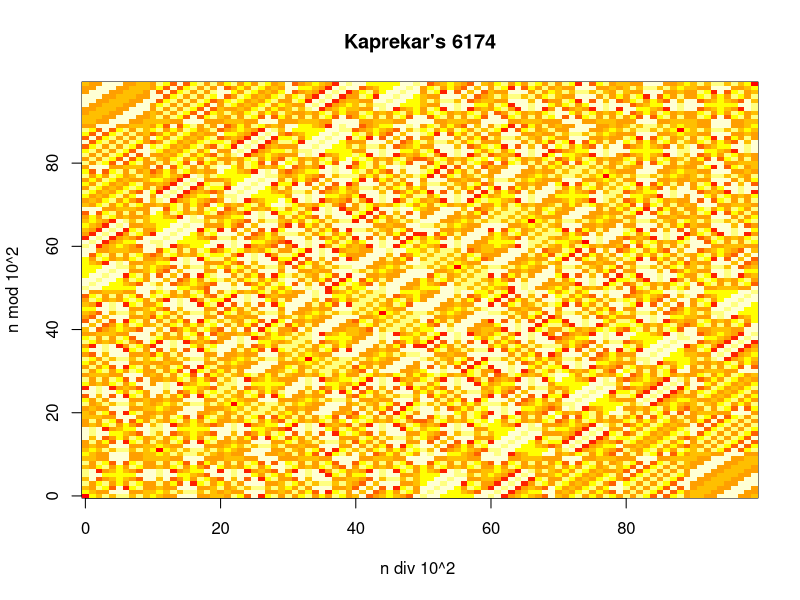
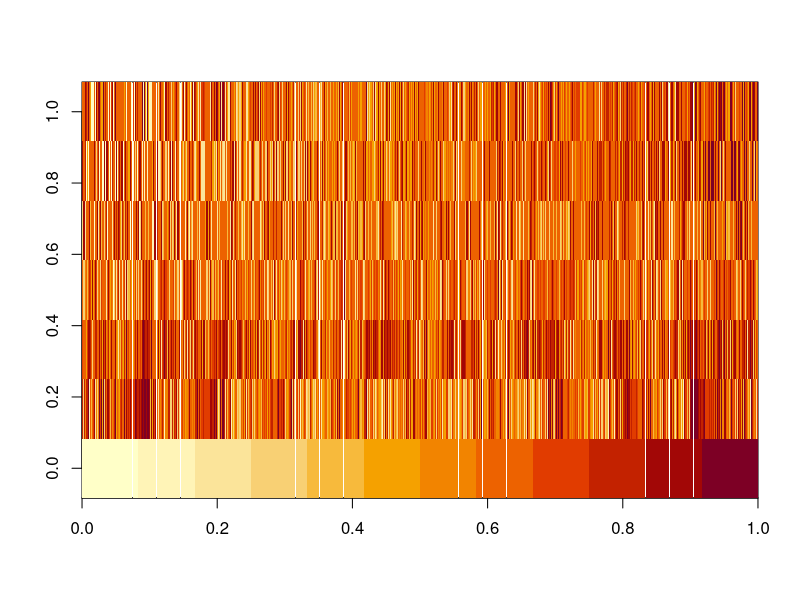

R code for these plots, in order:
INT2DIGITS <- function(n,b)          #Function to create Integer into Digits
{
  d <- c()
  while(n!=0)
  {
    d <- append(d,as.integer(n%%b))
    n <- as.integer(n/b)
  }
  return(d)
}

DIGITS2INT <- function(d,b)     #Function to create Digits into Integers 
{
  n <- 0
  
  for(i in 1:length(d))
  {
    n <- n+d[i]*b^(i-1)
  }
return(n)
}

KAPREKAR.STEP <- function(n,b,k)  #Function to calculate Kaprekar Steps
{
  d <- sort(INT2DIGITS(n,b),decreasing = T)
  if(length(d)!=k)
  {
    for(i in length(d)+1:(k-length(d)))
     d[i]=0
  }
  if(abs((DIGITS2INT(d,b)-DIGITS2INT(rev(d),b)))==0)
    return(n)
  else
  return (abs((DIGITS2INT(d,b)-DIGITS2INT(rev(d),b))))
  
}

KAPREKAR.ROUTINE <- function(n,b,k) #Function to calculate Kaprekar Routine.
{
  m <- c()
  while(length( which(m==n))==0)
  {
    m <- append(m,n)
    n <- KAPREKAR.STEP(n,b,k)
  }
  
  m <- append(m,n)
  
  return(m)
}
mat <- matrix(0,100,100)
for(i in 0:99)
{
  for(j in 0:99)
  {
    mat[i+1,j+1] <- length(KAPREKAR.ROUTINE((i+j*100),b=10,k=4))
  }
}
image(0:99,0:99,z=mat,col=heat.colors(12),axes=T,main="Kaprekar's 6174",xlab="n div 10^2 ",ylab="n mod 10^2")
#Test
b <- 10
k <- 4
cycle <- c()
vect <- 1:(b^k-1)
for(i in 1:length(vect))
{
  l <- KAPREKAR.ROUTINE(vect[i],b,k)
  cycle <- rbind(cycle,l)
}
image(cycle)
